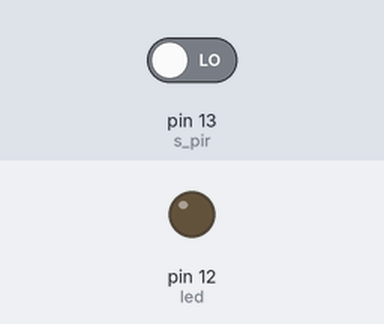
Bench run of a sketch on a simulated Arduino Uno, built with avr-gcc and run on an emulated ATmega328P. Shown: output pins drawn as LEDs (lit = HIGH). Inputs (shaded band) come from the test bench; at power-on: pin 13 (s_pir) LOW. What the sketch prints to the serial monitor is not drawn.

Above: at 1.2 s.
1.3 s: pin 13 (s_pir) driven HIGH
At 1.7 s:
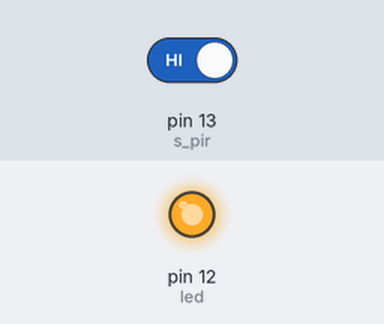
2.8 s: pin 13 (s_pir) driven LOW
At 4.1 s:
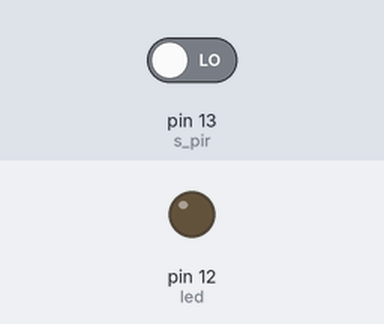
Timing chart, 0 to 5.8 s (numbered marks = the images above; inputs shaded):
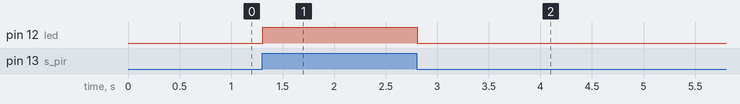

Measured:
- after the input at 1.3 s, pin 12 (led): LOW → HIGH at once
- after the input at 2.8 s, pin 12 (led): HIGH → LOW at once

The sketch:

sensorMovimiento.ino
```cpp
int s_pir = 13;
int led = 12;
int lectura;

void setup() {
  // put your setup code here, to run once:
  pinMode(s_pir, INPUT);
  pinMode(led, OUTPUT);
  Serial.begin(9600);
}

void loop() {
  // put your main code here, to run repeatedly:
  lectura = digitalRead(s_pir);
  Serial.println(lectura);
  if (lectura == 1){
    digitalWrite(led, HIGH);
  }
  else{
    digitalWrite(led, LOW);
  }
}
```
